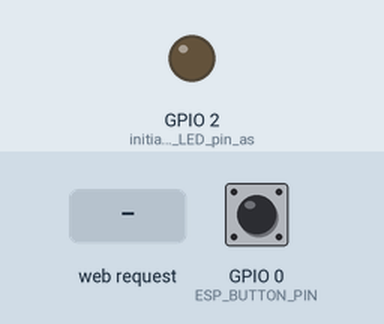
The sketch below on a simulated ESP32. Shown: output pins drawn as LEDs (lit = HIGH). Dashed ring = blinking. The test bench sets the inputs (shaded band); at power-on: GPIO 0 (ESP_BUTTON_PIN) HIGH. WiFi joins after 1.5 s; servers stay silent unless stated; what the sketch prints to the serial monitor is not drawn.

Above: at 3.2 s.
3.3 s: HTTP request GET /ON received
At 3.9 s:
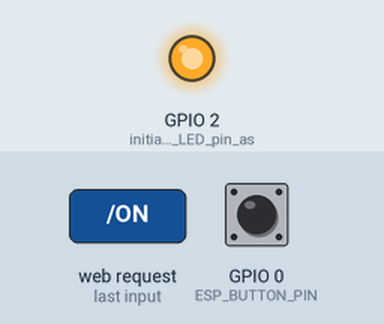
4.8 s: GPIO 0 (ESP_BUTTON_PIN) pulled LOW for 3.2 s
At 9.2 s:
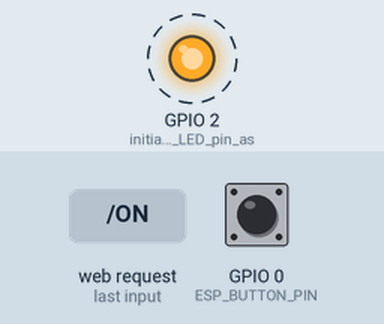
10.3 s: GPIO 0 (ESP_BUTTON_PIN) pulled LOW for 0.15 s
At 12.3 s:
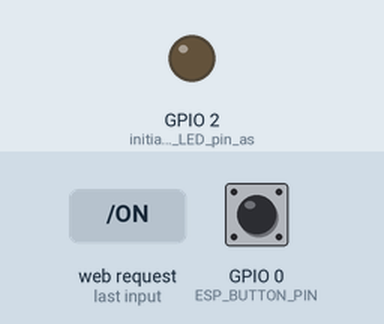
12.8 s: GPIO 0 (ESP_BUTTON_PIN) pulled LOW for 1 s
At 14.2 s:
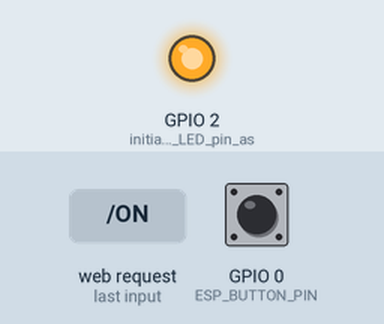
15.3 s: HTTP request GET /OFF received
At 16.6 s:
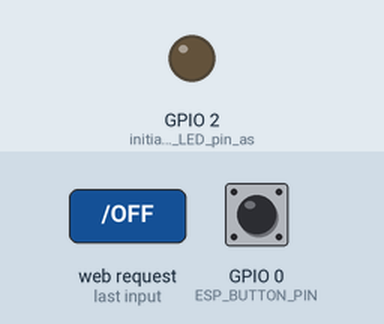
Timing chart, 0 to 17.8 s (numbered marks = the images above; inputs shaded):
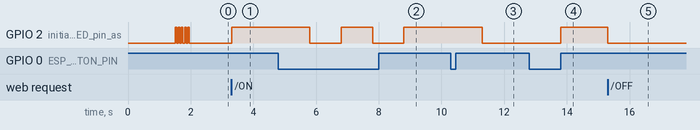

The sketch:

ESP32_test.ino
```cpp
/*******************************************************************************************************
  SparkFun
  Order product:          https://www.sparkfun.com/products/15663
  Hookup Guide:           https://learn.sparkfun.com/tutorials/esp32-thing-plus-hookup-guide
  ESP32-WROOM Datasheet:  https://cdn.sparkfun.com/assets/learn_tutorials/8/5/2/esp32-wroom-32_datasheet_en.pdf
  ESP32 Pinout            https://cdn.sparkfun.com/r/600-600/assets/learn_tutorials/8/5/2/ESP32ThingPlusV20_GraphicalDatasheet.jpg

  Program: ESP32 Test hall sensor, push button PIN_0 and LED PIN_13
    setup complete when flashing stobe
    push button_0 and PIN_13 LED goes off

  Install Driver          https://cdn.sparkfun.com/assets/learn_tutorials/8/5/2/CP210x_Universal_Windows_Driver.zip

  Setup instructions
  File
    Preferences
      Additional Boards Manager URLs:
  https://dl.espressif.com/dl/package_esp32_index.json
  click here to install-> http://boardsmanager/All#ESP32 by Espressif Systems

 * Tools
    Boards
      ESP32 Arduino
        "Adafruit ESP32 Feather"
  Upload speed: "921600"
  Flash Frequincy: "80MHz"
  Partion Scheme: "Default"
  Core Debug Level: "None"
*******************************************************************************************************/
#include <WiFi.h>                                               // Click here to get the library: http://librarymanager/All#Blynk_Async_ESP32_BT_WF
#include "time.h"                                               // Click here to get the library: http://librarymanager/All#Blynk_Async_ESP32_BT_WF

/////////////////// WiFi ID, pwd, port number. ///////////////////
const char* ssid = "AndroidAP";                                // Replace wifi network id!
const char* pswd = "password";                                  // Replace wifi password!
WiFiServer server(80);  // port                                 //
/////////////////// WiFi ID, pwd, port number. ///////////////////

int ESP_BUTTON_PIN = 0;                                                               // pin number of the push button is 0 on ESP32
int BUTTON_State = 0;                                                                 // variable for reading the pushbutton status

void setup() {///////////////////////setup////////////////////////////
  Serial.begin(115200);                                                               // baud rate serial monitor
  Serial.print("Magnetic field detected by Hall Effect sensor is ");
  Serial.println(String(hallRead()));                                                 // Magnetic field sensed by Hall sensor

  pinMode(LED_BUILTIN, OUTPUT);                                                       // initialize the LED pin as an output, LED pin 13 on ESP32:
  pinMode(ESP_BUTTON_PIN, INPUT);                                                     // initialize the pushbutton pin as an input:

  Serial.print("Connecting to ");  // We start by connecting to a WiFi network
  Serial.print(ssid);
    WiFi.begin(ssid, pswd);
    while (WiFi.status() != WL_CONNECTED) {
        delay(500);
        Serial.print(".");
    }
    Serial.print("WiFi connected!\nIP address:\t");
    Serial.println(WiFi.localIP());
    server.begin();

  for (byte count = 0; count < 5; count++) {                                          // short strobe confirm i2c communication
    digitalWrite(LED_BUILTIN, HIGH);                                                  // turn the LED on (HIGH is the voltage level)
    delay(50);                                                                        // wait for a few msec
    digitalWrite(LED_BUILTIN, LOW);                                                   // turn the LED off by making the voltage LOW
    delay(50); }                                                                      // wait for a few msec
}
int value = 0;
int Toggle_LED = 0;

void loop() {////////////////////////loop///////////////////////////
 WiFiClient client = server.available();                                     // listen for incoming clients
  if (client) {                                                              // if you get a client,
    Serial.println("New Client.");                                           // then print a message out the serial port
    String currentLine = "";                                                 // make a String to hold incoming data from the client
    while (client.connected()) {                                             // loop while the client's connected
      if (client.available()) {                                              // if there's bytes to read from the client,
        char c = client.read();                                              // then read a byte, then
        Serial.write(c);                                                     // print it out the serial monitor
        if (c == '\n') {                                                     // if the byte is a newline character
          if (currentLine.length() == 0) {                                 // if the current line is blank, you got two newline characters in a row.
            client.println("HTTP/1.1 200 OK");                             // HTTP headers always start with a response code (e.g. HTTP/1.1 200 OK) and a content-type so the client knows what's coming, then a blank line:
            client.println("Content-type:text/html\n");

            client.print("ESP32 Built-in LED Web server!<br>");            // the content of the HTTP response follows the header:
            client.print("<a href=\"/ON\"> <button class=\"button\">ON!</button></a>");
            client.print("<a href=\"/OFF\"><button class=\"button\">OFF</button></a><br>");
            client.print("Click <a href=\"/\">here</a> to return HOME.<br>");

            client.println();                                             // The HTTP response ends with another blank line:
            break;                                                        // break out of the while loop:
          } else {                                                        // if you got a newline, then clear currentLine:
            currentLine = "";
          }
        } else if (c != '\r') {                                           // if you got anything else but a carriage return character,
          currentLine += c;                                               // add it to the end of the currentLine
        }

        if (currentLine.endsWith("GET /ON")) {                            // Check to see if the client request was "GET /ON" or "GET /OFF":
          Toggle_LED = 1;                                                 // GET /ON turns the LED on
        }
        if (currentLine.endsWith("GET /OFF")) {
          Toggle_LED = 0;                                                 // GET /OFF turns the LED off
        }
      }
    }
    client.stop();    // close the connection:
    Serial.println("Client Disconnected.");
  }
    BUTTON_State = digitalRead(ESP_BUTTON_PIN);                           // read the state of the pushbutton value:
  if (BUTTON_State == LOW) {                                              // if pushbutton is pressed then LED is toggled on or off:
    Toggle_LED = !Toggle_LED;
    delay(1000);
  //  Serial.println(Toggle_LED);
    Serial.println(String(hallRead()));                                   // Magnetic field sensed by Hall sensor
  }
  if (Toggle_LED == 1) {                                                  // if toggled:
    digitalWrite(LED_BUILTIN, HIGH);                                      // turn LED on:
  } else if (Toggle_LED == 0) {
    digitalWrite(LED_BUILTIN, LOW);                                       // turn LED off:
  }
}
```

Measured:
- after the input at 3.3 s, GPIO 2 (initialize_the_LED_pin_as): LOW → HIGH at once
- after the input at 4.8 s, GPIO 2 (initialize_the_LED_pin_as): alternates HIGH for 1.0 s and LOW for 1.0 s, starting after 1.0 s
- after the input at 10.3 s, GPIO 2 (initialize_the_LED_pin_as): HIGH → LOW after 1.0 s
- after the input at 12.8 s, GPIO 2 (initialize_the_LED_pin_as): LOW → HIGH after 1.0 s
- after the input at 15.3 s, GPIO 2 (initialize_the_LED_pin_as): HIGH → LOW at once
